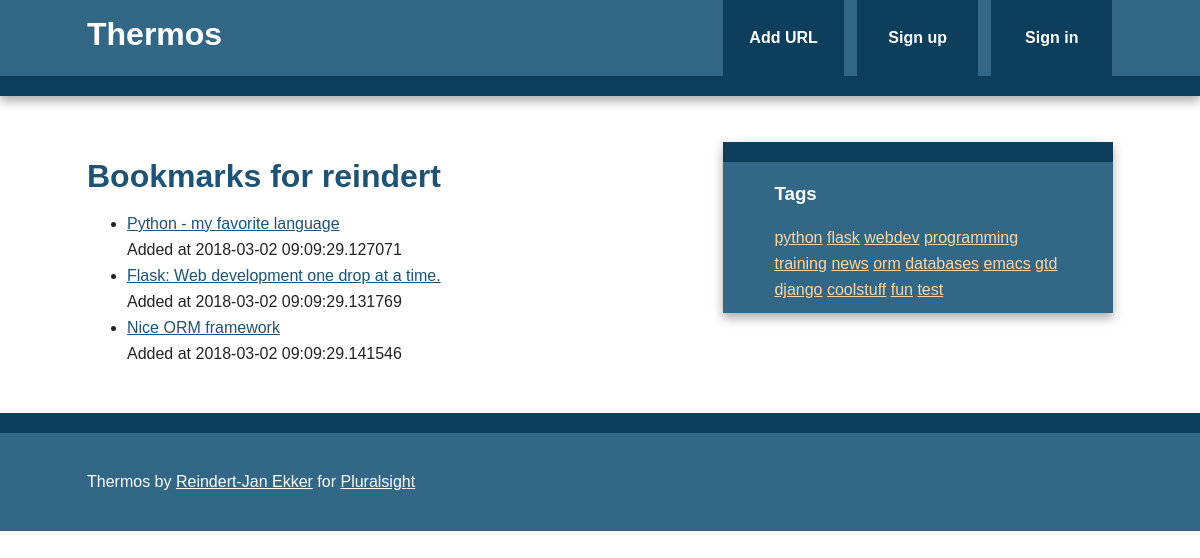
The page /bookmarks/user/reindert on the database as committed earlier.
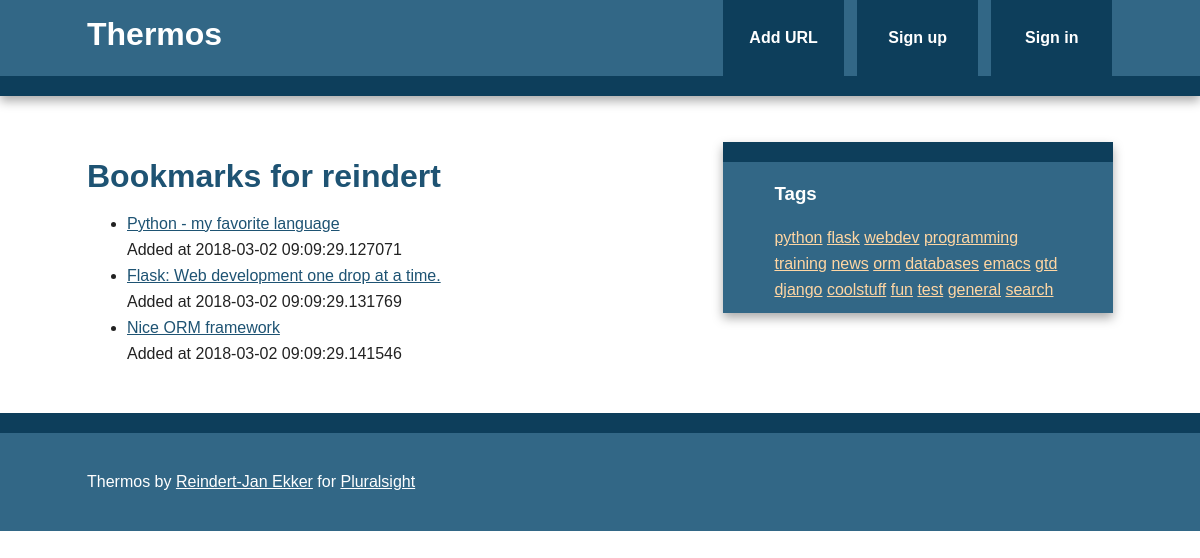
The same page on the database as committed later.
### models.py (models this page shows, shortened)
class Bookmark(db.Model):
    id = db.Column(db.Integer, primary_key=True)
    url = db.Column(db.Text, nullable=False)
    date = db.Column(db.DateTime, default=datetime.utcnow)
    description = db.Column(db.String(300))
    user_id = db.Column(db.Integer, db.ForeignKey('user.id'), nullable=False)
    _tags = db.relationship('Tag', secondary=tags, lazy='joined',
                            backref=db.backref('bookmarks', lazy='dynamic'))
    @property
    def tags(self):
        return ",".join([t.name for t in self._tags])
    @tags.setter
    def tags(self, string):
        if string:
            self._tags = [Tag.get_or_create(name) for name in string.split(',')]
        else:
            self._tags = []

class Tag(db.Model):
    id = db.Column(db.Integer, primary_key=True)
    name = db.Column(db.String(25), nullable=False, unique=True, index=True)
    @staticmethod
    def all():
        return Tag.query.all()

### bookmarks/views.py (the view)
@bookmarks.route('/user/<username>')
def user(username):
    user = User.query.filter_by(username=username).first_or_404()
    return render_template('user.html', user=user)

### main/views.py (called while the page is built)
@main.app_context_processor
def inject_tags():
    return dict(all_tags=Tag.all)

### templates/user.html (shortened to what this page needs)
{% extends "base.html" %}
{% block content %}
    <article>
        <header>
            <h1>Bookmarks for {{ user.username }}</h1>
            <ul>
                {% for bm in user.bookmarks %}
                    <li>
                        <a href="{{ bm.url }}">{{ bm.description }}</a> </br>
                        <span class="timestamp">Added at {{ bm.date }}</span>
                    </li>
                {% else %}
                    <li>This user has not added any bookmarks yet.</li>
                {% endfor %}
            </ul>
        </header>
    </article>
{% endblock %}

### templates/base.html (shortened to what this page needs)
<!doctype html>
<html class="no-js">
    <head>
        {% block styles %}
            <link rel="stylesheet" href="{{ url_for('static', filename='css/normalize.min.css') }}">
            <link rel="stylesheet" href="{{ url_for('static', filename='css/main.css') }}">
        {% endblock %}
    </head>
    <body>
        <div class="header-container">
            <header class="wrapper clearfix">
                <a href="{{ url_for('main.index') }}"><h1 class="title">Thermos</h1></a>
                <nav>
                    <ul>
                        <li><a href="{{ url_for('bookmarks.add') }}">Add URL</a></li>
                        {% if current_user.is_authenticated %}
                            <li><a href="{{ url_for('bookmarks.user', username=current_user.username) }}">My Links</a></li>
                            <li><a href="{{ url_for('auth.logout') }}">Sign out</a></li>
                        {% else %}
                            <li><a href="{{ url_for('auth.signup') }}">Sign up</a></li>
                            <li><a href="{{ url_for('auth.login') }}">Sign in</a></li>
                        {% endif %}
                    </ul>
                </nav>
            </header>
        </div>
        <div class="main-container">
            <div class="main wrapper clearfix">
                {% block content %}
                {% endblock %}
                {% block sidebar %}
                    <aside>
                        <h3>Tags</h3>
                            {% for t in all_tags() %}
                                <a href="{{ url_for('bookmarks.tag', name=t.name) }}">{{ t.name }}</a>
                            {% endfor %}
                    </aside>
                {% endblock %}
            </div>
        </div>
        <div class="footer-container">
            <footer class="wrapper">
                <p>Thermos by <a href="http://www.rjekker.nl">Reindert-Jan Ekker</a> for <a href="http://www.pluralsight.com">Pluralsight</a></p>
            </footer>
        </div>
    </body>
</html>

Rows that differ between the two databases and show on the page:
added Tag: name "general"
added Tag: name "search"
